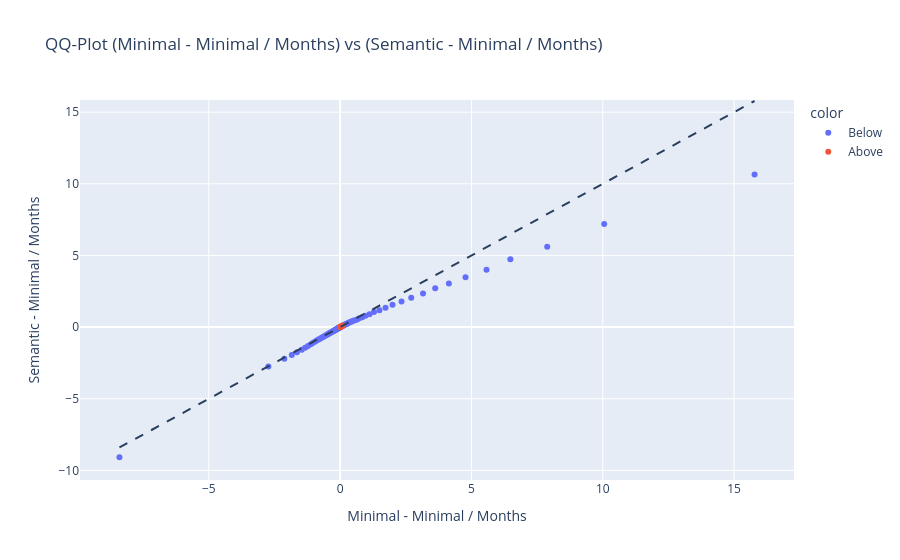

The code cell stored with this chart in its notebook:
### Markdown cell above
From these plots we can deduce that in cases where there were great improvements to daily granularity errors, `Semantic` performed better, with greater reductions. When the daily error increased, then `Semantic` performed worse, by increasing the errors slightly more than `Minimal`.

### Code cell
plots.plot_error_qq(nrmse_diffs,
                    MI(hierarchy=f'{mth} - {mth}', granularity=MONTHS),
                    MI(hierarchy=f'{sth} - {mth}', granularity=MONTHS),
                    outlier_threshold=0.995).show()

### Figure 1 — Plotly figure (JSON) as saved in the notebook; plotly's stock layout.template omitted (floating-point values rounded to 4 significant figures)
{"data": [{"hovertemplate": "color=Below<br>Minimal - Minimal / Months=%{x}<br>Semantic - Minimal / Months=%{y}<extra></extra>", "legendgroup": "Below", "marker": {"color": "#636efa", "symbol": "circle"}, "mode": "markers", "name": "Below", "orientation": "v", "showlegend": true, "type": "scatter", "x": [-8.401, -2.73, -2.123, -1.84, -1.645, -1.46, -1.333, -1.221, -1.114, -1.03, -0.9478, -0.872, -0.8051, -0.7479, -0.6901, -0.6322, -0.5836, -0.5365, -0.5006, -0.4621, -0.4318, -0.399, -0.3684, -0.3366, -0.311, -0.2868, -0.2607, -0.2364, -0.2214, -0.203, -0.183, -0.1678, -0.1546, -0.1406, -0.1293, -0.1177, -0.1068, -0.09505, -0.08525, -0.07474, -0.06676, -0.05827, -0.04983, -0.04237, -0.03621, -0.03038, -0.02494, -0.01981, -0.01394, -0.008695, -0.004724, -0.001033, 0.08716, 0.1, 0.1304, 0.1506, 0.17, 0.1926, 0.2173, 0.2441, 0.275, 0.3058, 0.3464, 0.3931, 0.4459, 0.4912, 0.5652, 0.6468, 0.7277, 0.8419, 0.9621, 1.118, 1.29, 1.499, 1.73, 1.996, 2.338, 2.708, 3.156, 3.621, 4.141, 4.775, 5.573, 6.482, 7.885, 10.05, 15.78], "xaxis": "x", "y": [-9.082, -2.744, -2.2, -1.942, -1.752, -1.577, -1.437, -1.32, -1.198, -1.092, -1.003, -0.9237, -0.8485, -0.788, -0.7236, -0.6686, -0.6138, -0.5684, -0.5297, -0.4912, -0.4531, -0.4267, -0.3899, -0.3622, -0.3314, -0.3063, -0.2809, -0.258, -0.236, -0.2167, -0.1996, -0.1837, -0.1696, -0.1554, -0.1416, -0.1289, -0.1161, -0.1039, -0.09463, -0.08518, -0.07514, -0.06735, -0.0582, -0.05037, -0.04327, -0.0361, -0.03033, -0.02454, -0.01814, -0.01226, -0.00716, -0.00224, 0.08539, 0.09822, 0.1288, 0.1446, 0.1627, 0.1826, 0.2036, 0.225, 0.2475, 0.2818, 0.3158, 0.3573, 0.3957, 0.4353, 0.4813, 0.5365, 0.6106, 0.6921, 0.7893, 0.9053, 1.05, 1.179, 1.359, 1.557, 1.795, 2.052, 2.353, 2.714, 3.046, 3.486, 3.995, 4.728, 5.604, 7.188, 10.65], "yaxis": "y"}, {"hovertemplate": "color=Above<br>Minimal - Minimal / Months=%{x}<br>Semantic - Minimal / Months=%{y}<extra></extra>", "legendgroup": "Above", "marker": {"color": "#EF553B", "symbol": "circle"}, "mode": "markers", "name": "Above", "orientation": "v", "showlegend": true, "type": "scatter", "x": [0.0006648, 0.003944, 0.008361, 0.01333, 0.0188, 0.02499, 0.03167, 0.03859, 0.04618, 0.05488, 0.0639, 0.07531, 0.1127], "xaxis": "x", "y": [0.001565, 0.00597, 0.01098, 0.01673, 0.02215, 0.02836, 0.03462, 0.04115, 0.0484, 0.05756, 0.06669, 0.07596, 0.1134], "yaxis": "y"}], "layout": {"legend": {"title": {"text": "color"}, "tracegroupgap": 0}, "shapes": [{"line": {"dash": "dash"}, "type": "line", "x0": -8.401, "x1": 15.78, "y0": -8.401, "y1": 15.78}], "title": {"text": "QQ-Plot (Minimal - Minimal / Months) vs (Semantic - Minimal / Months)"}, "xaxis": {"anchor": "y", "domain": [0, 1], "title": {"text": "Minimal - Minimal / Months"}}, "yaxis": {"anchor": "x", "domain": [0, 1], "title": {"text": "Semantic - Minimal / Months"}}}}
